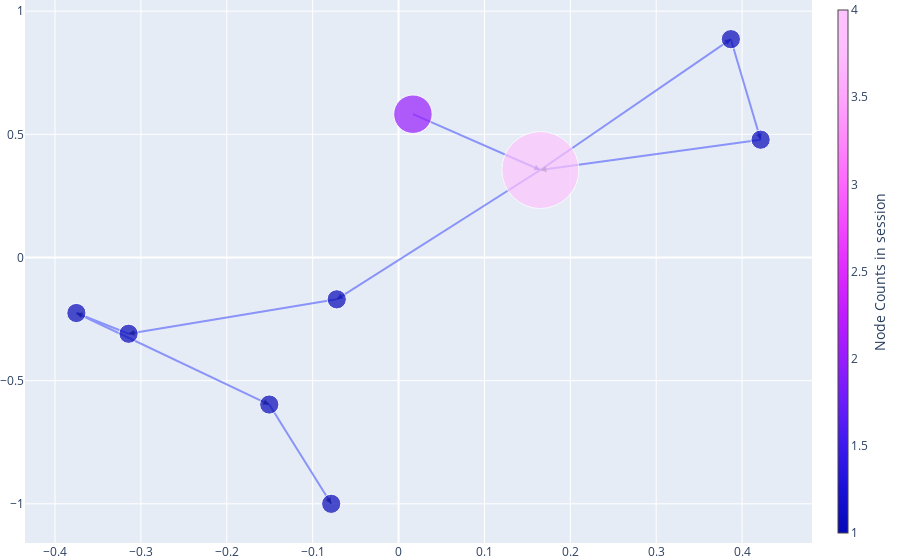

Source (notebook cell):
### Code cell
plotly_digraph(G, label='y', topic_dict=topic_dict)

### Figure 1 — Plotly figure (JSON) as saved in the notebook; plotly's stock layout.template omitted (floating-point values rounded to 4 significant figures)
{"data": [{"hoverinfo": "none", "marker": {"angleref": "previous", "color": [0, 0, 0, 0, 0, 0, 0, 0, 0, 0, 0, 1], "colorscale": [[0, "#0508b8"], [0.08333, "#1910d8"], [0.1667, "#3c19f0"], [0.25, "#6b1cfb"], [0.3333, "#981cfd"], [0.4167, "#bf1cfd"], [0.5, "#dd2bfd"], [0.5833, "#f246fe"], [0.6667, "#fc67fd"], [0.75, "#fe88fc"], [0.8333, "#fea5fd"], [0.9167, "#febefe"], [1, "#fec3fe"]], "opacity": 0.7, "size": 0, "symbol": "arrow-bar-up"}, "mode": "lines+markers", "opacity": 0.7, "type": "scatter", "x": [0.01677, 0.1651, null, 0.1651, 0.3869, null, 0.1651, -0.07195, null, 0.3869, 0.4216, null, 0.4216, 0.1651, null, -0.07195, -0.3144, null, -0.3144, -0.3751, null, -0.3751, -0.1505, null, -0.1505, -0.07841, null], "y": [0.5818, 0.3552, null, 0.3552, 0.8863, null, 0.3552, -0.1697, null, 0.8863, 0.4783, null, 0.4783, 0.3552, null, -0.1697, -0.3095, null, -0.3095, -0.2254, null, -0.2254, -0.5969, null, -0.5969, -1, null]}, {"customdata": [["25_123_251 123_132_123 132", "2"], ["-1_of_50010 block_invalidset_namesystem delete", "4"], ["5_terminating packetresponder_packetresponder for_terminating_packetresponder", "1"], ["56_181 received_202 181_181_202", "1"], ["40_181 50010_181_202 181_251 202", "1"], ["13_123_251 123_123 50010_99 50010", "1"], ["4_terminating packetresponder_terminating_packetresponder_packetresponder for", "1"], ["11_verification succeeded_verification_succeeded_succeeded for", "1"], ["<PAD>", "288"]], "hovertemplate": "<b>Topic: %{text} </b><br><b>Name:</b> %{customdata[0]} <br><b>Count:</b> %{customdata[1]} <br>", "marker": {"color": [2, 4, 1, 1, 1, 1, 1, 1, 1], "colorbar": {"thickness": 10, "title": {"side": "right", "text": "Node Counts in session"}, "xanchor": "left"}, "colorscale": [[0, "#0508b8"], [0.08333, "#1910d8"], [0.1667, "#3c19f0"], [0.25, "#6b1cfb"], [0.3333, "#981cfd"], [0.4167, "#bf1cfd"], [0.5, "#dd2bfd"], [0.5833, "#f246fe"], [0.6667, "#fc67fd"], [0.75, "#fe88fc"], [0.8333, "#fea5fd"], [0.9167, "#febefe"], [1, "#fec3fe"]], "size": [38.49, 76.98, 19.25, 19.25, 19.25, 19.25, 19.25, 19.25, 19.25], "symbol": "circle"}, "mode": "markers", "text": ["25", "-1", "5", "56", "40", "13", "4", "11", "-2"], "type": "scatter", "x": [0.01677, 0.1651, 0.3869, 0.4216, -0.07195, -0.3144, -0.3751, -0.1505, -0.07841], "y": [0.5818, 0.3552, 0.8863, 0.4783, -0.1697, -0.3095, -0.2254, -0.5969, -1]}], "layout": {"margin": {"b": 0, "l": 0, "r": 0, "t": 0}, "showlegend": false}}
